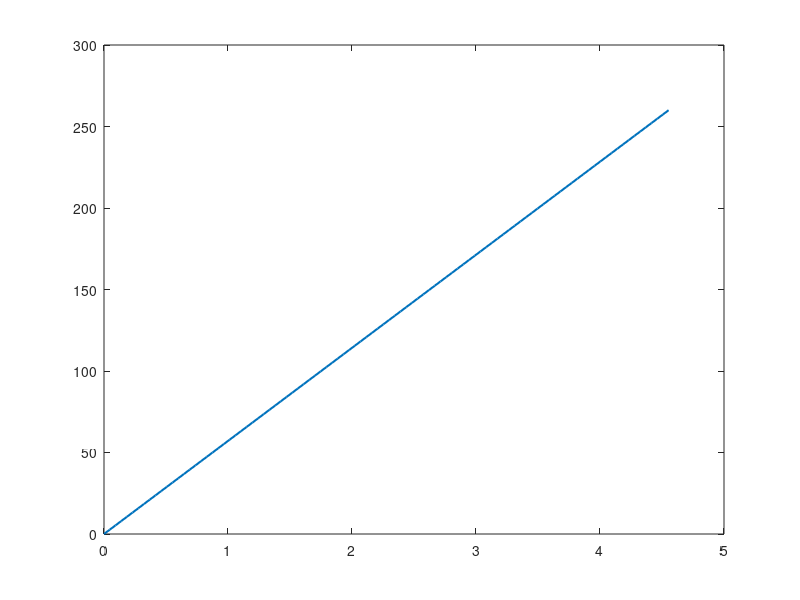

Here is the MATLAB script that generated this plot: (Note: this script raises an error after producing the figure.)
%% LEFM, VCCT, CZM for ENF [i.e. Mode-2]

% Corresponding explanatory figures can be found in the presentation 
% 'ExplanatoryFiguresMATLAB.pptx'

% Summary: This code contains the analytical LEFM, VCCT and CZM solutions


%% ANALYTICAL SOLUTION

%Reference: (1) https://journals.sagepub.com/doi/pdf/10.1177/002199839803201401
%           (2) https://doi.org/10.1016/j.engfracmech.2006.03.006

E   = 70e3;      % in MPa
b   = 10;        % in mm
h   = 1.5;       % in mm
I   = b*(h^3)/12;
a   = 30;        % in mm; [Initial Crack Length]
G2c = 1.45;      % in N/mm
L   = 50;        % in mm [half length of beam]


% Intersection point of (OB) and (ABC)
Px1 = sqrt(64*G2c*b*E*I)/(a*(3*sqrt(3))^(1/3));

% Intersection point of (ABC) and (DE)
Px2= sqrt(64*G2c*b*E*I)/(L*(3*sqrt(3))^(1/3));

%-----------------------------------------------------
%Loading Line (OB)
P1=linspace(0,round(Px1),100);
d1 = P1.*(2*(L^3)+3*(a^3))/(96*E*I);

figure
p=plot(d1,P1,'LineWidth',1.5);
p.Color=[1 0.5 0];
hold on;

%-----------------------------------------------------
%Unloading Line (ABC) [a<L]
P2 = linspace(round(Px1),round(Px2),100);
d2 = (P2./(96*E*I)).*(2*L^3 + (((64*G2c*b*E*I)^1.5)./(sqrt(3)*P2.^3)));

p=plot(d2,P2,'--*b','MarkerIndices',1:15:length(d2),'LineWidth',2);
p.MarkerFaceColor = [0 0.7 0.7];
p.MarkerEdgeColor = [0 0.7 0.7];
p.MarkerSize = 2;

hold on;

%-----------------------------------------------------
% DE [a>L]
P3 = linspace(Px2,3*Px2,100);
d3 = (P3./(24*E*I)).*(2*L^3 - (((64*G2c*b*E*I)^1.5)./(4*sqrt(3)*P3.^3)));

p=plot(d3,P3,':*','MarkerIndices',1:20:length(d3),'LineWidth',2);
p.Color= [0.8 0.4 0];
p.MarkerFaceColor = [0 0.7 0.7];
p.MarkerEdgeColor = [0 0.7 0.7];
p.MarkerSize = 4;

%-----------------------------------------------------
% OE Completely Split
P4 = linspace(0,3*Px2,100);
d4 = (P4.*L^3)./(12*E*I);
p=plot(d4,P4,'--k','LineWidth',1);

legend({'OB','ABC','DE','OE'},'Location','northwest');
title("Load vs Deflection");
xlabel("Deflection in the middle of the specimen \Delta [mm]");
ylabel("Load P [N]");

savefig("Analytic_ENF.fig");





















